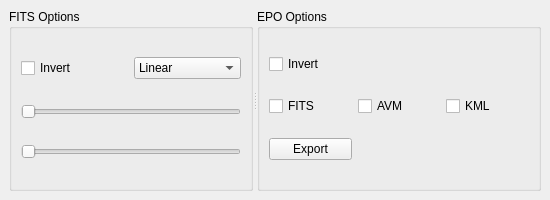
<?xml version="1.0" encoding="UTF-8"?>
<ui version="4.0">
 <class>DockWidget</class>
 <widget class="QDockWidget" name="DockWidget">
  <property name="geometry">
   <rect>
    <x>0</x>
    <y>0</y>
    <width>550</width>
    <height>200</height>
   </rect>
  </property>
  <property name="windowTitle">
   <string>DockWidget</string>
  </property>
  <widget class="QWidget" name="dockWidgetContents">
   <layout class="QHBoxLayout" name="horizontalLayout">
    <item>
     <widget class="QSplitter" name="splitter">
      <property name="orientation">
       <enum>Qt::Horizontal</enum>
      </property>
      <widget class="QGroupBox" name="fitsGroupBox">
       <property name="title">
        <string>FITS Options</string>
       </property>
       <layout class="QGridLayout" name="gridLayout_2">
        <item row="0" column="0">
         <widget class="QCheckBox" name="fitsInvertCheckBox">
          <property name="text">
           <string>Invert</string>
          </property>
         </widget>
        </item>
        <item row="0" column="1">
         <widget class="QComboBox" name="stretchComboBox">
          <item>
           <property name="text">
            <string>Linear</string>
           </property>
          </item>
          <item>
           <property name="text">
            <string>Logarithm</string>
           </property>
          </item>
          <item>
           <property name="text">
            <string>Square Root</string>
           </property>
          </item>
          <item>
           <property name="text">
            <string>Arcsinh</string>
           </property>
          </item>
          <item>
           <property name="text">
            <string>Power</string>
           </property>
          </item>
         </widget>
        </item>
        <item row="2" column="0" colspan="2">
         <widget class="QSlider" name="maxSlider">
          <property name="orientation">
           <enum>Qt::Horizontal</enum>
          </property>
         </widget>
        </item>
        <item row="1" column="0" colspan="2">
         <widget class="QSlider" name="minSlider">
          <property name="orientation">
           <enum>Qt::Horizontal</enum>
          </property>
         </widget>
        </item>
       </layout>
      </widget>
      <widget class="QGroupBox" name="epoGroupBox">
       <property name="title">
        <string>EPO Options</string>
       </property>
       <layout class="QGridLayout" name="gridLayout">
        <item row="0" column="0">
         <widget class="QCheckBox" name="epoInvertCheckBox">
          <property name="text">
           <string>Invert</string>
          </property>
         </widget>
        </item>
        <item row="2" column="0">
         <widget class="QCheckBox" name="fitsExportCheckBox">
          <property name="text">
           <string>FITS</string>
          </property>
         </widget>
        </item>
        <item row="2" column="2">
         <widget class="QCheckBox" name="kmlExportCheckBox">
          <property name="text">
           <string>KML</string>
          </property>
         </widget>
        </item>
        <item row="2" column="1">
         <widget class="QCheckBox" name="avmExportCheckBox">
          <property name="text">
           <string>AVM</string>
          </property>
         </widget>
        </item>
        <item row="3" column="0">
         <widget class="QPushButton" name="exportPushButton">
          <property name="text">
           <string>Export</string>
          </property>
         </widget>
        </item>
       </layout>
      </widget>
     </widget>
    </item>
   </layout>
  </widget>
 </widget>
 <resources/>
 <connections/>
</ui>
